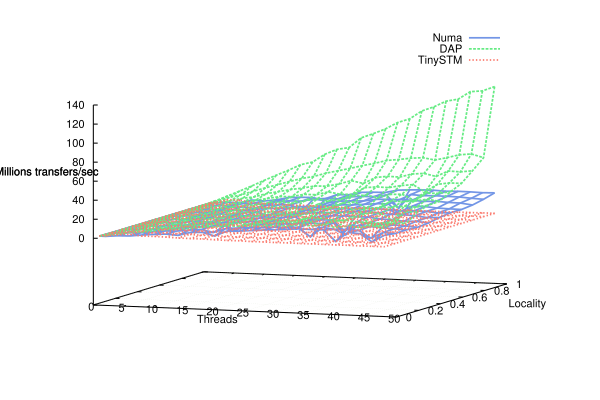

Reproduce this figure in gnuplot.
load "style.inc.gp"

set terminal postscript eps enhanced color font my_font size 6,4
set output '| epstopdf --filter --outfile=bank-3d-a262144.pdf'


#set title "" textcolor rgb text_color font my_font
set xlabel "Threads" textcolor rgb text_color font my_font
set ylabel "Locality" textcolor rgb text_color font my_font
set zlabel "Millions transfers/sec" textcolor rgb text_color font my_font

set view 80,20

# palette  pointsize 3 pointtype 7
splot 'bankall/clock-numa-a262144.data' using 2:1:($3/1000000) with lines title "Numa", \
      'bankall/clock-thread-a262144.data' using 2:1:($3/1000000) with lines title "DAP", \
      'bankall/tinystm-a262144.data' using 2:1:($3/1000000) with lines title "TinySTM"
